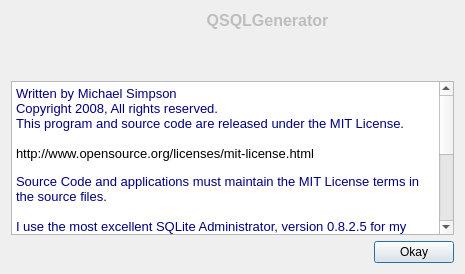
<?xml version="1.0" encoding="UTF-8"?>
<ui version="4.0">
 <class>AboutDialog</class>
 <widget class="QDialog" name="AboutDialog">
  <property name="geometry">
   <rect>
    <x>0</x>
    <y>0</y>
    <width>465</width>
    <height>274</height>
   </rect>
  </property>
  <property name="windowTitle">
   <string>About QSQLGenerator</string>
  </property>
  <property name="windowIcon">
   <iconset>
    <normaloff>:/templates/Resources/QTSqliteGen.png</normaloff>:/templates/Resources/QTSqliteGen.png</iconset>
  </property>
  <property name="modal">
   <bool>true</bool>
  </property>
  <layout class="QVBoxLayout" name="verticalLayout_2">
   <item>
    <layout class="QHBoxLayout" name="horizontalLayout_2">
     <item>
      <widget class="QLabel" name="label">
       <property name="sizePolicy">
        <sizepolicy hsizetype="Preferred" vsizetype="Preferred">
         <horstretch>0</horstretch>
         <verstretch>0</verstretch>
        </sizepolicy>
       </property>
       <property name="minimumSize">
        <size>
         <width>64</width>
         <height>64</height>
        </size>
       </property>
       <property name="maximumSize">
        <size>
         <width>64</width>
         <height>64</height>
        </size>
       </property>
       <property name="text">
        <string/>
       </property>
       <property name="pixmap">
        <pixmap resource="QTSqlGen.qrc">:/templates/Resources/About.png</pixmap>
       </property>
       <property name="scaledContents">
        <bool>true</bool>
       </property>
      </widget>
     </item>
     <item>
      <layout class="QVBoxLayout" name="verticalLayout">
       <item>
        <widget class="QLabel" name="label_2">
         <property name="enabled">
          <bool>false</bool>
         </property>
         <property name="font">
          <font>
           <pointsize>12</pointsize>
           <weight>75</weight>
           <bold>true</bold>
          </font>
         </property>
         <property name="text">
          <string>QSQLGenerator</string>
         </property>
         <property name="alignment">
          <set>Qt::AlignCenter</set>
         </property>
        </widget>
       </item>
       <item>
        <spacer name="verticalSpacer">
         <property name="orientation">
          <enum>Qt::Vertical</enum>
         </property>
         <property name="sizeHint" stdset="0">
          <size>
           <width>20</width>
           <height>4</height>
          </size>
         </property>
        </spacer>
       </item>
      </layout>
     </item>
    </layout>
   </item>
   <item>
    <widget class="QTextBrowser" name="textBrowser">
     <property name="sizePolicy">
      <sizepolicy hsizetype="Preferred" vsizetype="Preferred">
       <horstretch>0</horstretch>
       <verstretch>0</verstretch>
      </sizepolicy>
     </property>
     <property name="html">
      <string>&lt;!DOCTYPE HTML PUBLIC &quot;-//W3C//DTD HTML 4.0//EN&quot; &quot;http://www.w3.org/TR/REC-html40/strict.dtd&quot;&gt;
&lt;html&gt;&lt;head&gt;&lt;meta name=&quot;qrichtext&quot; content=&quot;1&quot; /&gt;&lt;style type=&quot;text/css&quot;&gt;
p, li { white-space: pre-wrap; }
&lt;/style&gt;&lt;/head&gt;&lt;body style=&quot; font-family:'MS Shell Dlg 2'; font-size:8.25pt; font-weight:400; font-style:normal;&quot;&gt;
&lt;p style=&quot; margin-top:0px; margin-bottom:0px; margin-left:0px; margin-right:0px; -qt-block-indent:0; text-indent:0px;&quot;&gt;&lt;span style=&quot; font-size:10pt; color:#00007f;&quot;&gt;Written by Michael Simpson&lt;/span&gt;&lt;/p&gt;
&lt;p style=&quot; margin-top:0px; margin-bottom:0px; margin-left:0px; margin-right:0px; -qt-block-indent:0; text-indent:0px;&quot;&gt;&lt;span style=&quot; font-size:10pt; color:#00007f;&quot;&gt;Copyright 2008, All rights reserved.&lt;/span&gt;&lt;/p&gt;
&lt;p style=&quot; margin-top:0px; margin-bottom:0px; margin-left:0px; margin-right:0px; -qt-block-indent:0; text-indent:0px;&quot;&gt;&lt;span style=&quot; font-size:10pt; color:#00007f;&quot;&gt;This program and source code are released under the MIT License.&lt;/span&gt;&lt;/p&gt;
&lt;p style=&quot;-qt-paragraph-type:empty; margin-top:0px; margin-bottom:0px; margin-left:0px; margin-right:0px; -qt-block-indent:0; text-indent:0px; font-size:10pt; color:#00007f;&quot;&gt;&lt;br /&gt;&lt;/p&gt;
&lt;p style=&quot; margin-top:0px; margin-bottom:0px; margin-left:0px; margin-right:0px; -qt-block-indent:0; text-indent:0px;&quot;&gt;&lt;span style=&quot; font-size:10pt; color:#000000;&quot;&gt;http://www.opensource.org/licenses/mit-license.html&lt;/span&gt;&lt;/p&gt;
&lt;p style=&quot;-qt-paragraph-type:empty; margin-top:0px; margin-bottom:0px; margin-left:0px; margin-right:0px; -qt-block-indent:0; text-indent:0px; font-size:8pt;&quot;&gt;&lt;br /&gt;&lt;/p&gt;
&lt;p style=&quot; margin-top:0px; margin-bottom:0px; margin-left:0px; margin-right:0px; -qt-block-indent:0; text-indent:0px;&quot;&gt;&lt;span style=&quot; font-size:10pt; color:#00007f;&quot;&gt;Source Code and applications must maintain the MIT License terms in the source files.&lt;/span&gt;&lt;/p&gt;
&lt;p style=&quot;-qt-paragraph-type:empty; margin-top:0px; margin-bottom:0px; margin-left:0px; margin-right:0px; -qt-block-indent:0; text-indent:0px; font-size:10pt; color:#00007f;&quot;&gt;&lt;br /&gt;&lt;/p&gt;
&lt;p style=&quot; margin-top:0px; margin-bottom:0px; margin-left:0px; margin-right:0px; -qt-block-indent:0; text-indent:0px;&quot;&gt;&lt;span style=&quot; font-size:10pt; color:#00007f;&quot;&gt;I use the most excellent SQLite Administrator, version 0.8.2.5 for my SQLite database generation needs.  QT Sqlite Generator understands most of the types defined in that application.  You can find more information about SQLite Adminstrator at:&lt;/span&gt;&lt;/p&gt;
&lt;p style=&quot; margin-top:0px; margin-bottom:0px; margin-left:0px; margin-right:0px; -qt-block-indent:0; text-indent:0px;&quot;&gt;&lt;span style=&quot; font-size:10pt; color:#000000;&quot;&gt;http://www.orbmu2k.de&lt;/span&gt;&lt;span style=&quot; font-size:10pt; color:#00007f;&quot;&gt;.&lt;/span&gt;&lt;/p&gt;
&lt;p style=&quot;-qt-paragraph-type:empty; margin-top:0px; margin-bottom:0px; margin-left:0px; margin-right:0px; -qt-block-indent:0; text-indent:0px; font-size:10pt; color:#00007f;&quot;&gt;&lt;br /&gt;&lt;/p&gt;
&lt;p style=&quot; margin-top:0px; margin-bottom:0px; margin-left:0px; margin-right:0px; -qt-block-indent:0; text-indent:0px;&quot;&gt;&lt;span style=&quot; font-size:10pt; color:#00007f;&quot;&gt;This application powered by Sqlite.  A very large thank you to Richard Hipp for writing Sqlite.  His generosity spurs additional generosity, such as this application. You can find it at:&lt;/span&gt;&lt;/p&gt;
&lt;p style=&quot; margin-top:0px; margin-bottom:0px; margin-left:0px; margin-right:0px; -qt-block-indent:0; text-indent:0px;&quot;&gt;&lt;span style=&quot; font-size:10pt; color:#000000;&quot;&gt;http://www.sqlite.org&lt;/span&gt;&lt;span style=&quot; font-size:10pt; color:#00007f;&quot;&gt;. &lt;/span&gt;&lt;/p&gt;
&lt;p style=&quot; margin-top:0px; margin-bottom:0px; margin-left:0px; margin-right:0px; -qt-block-indent:0; text-indent:0px;&quot;&gt;&lt;span style=&quot; font-size:10pt; color:#00007f;&quot;&gt;Mr. Hipp also sells an encryption add on.  Well worth the money and is usable with QT Sqlite Code Generator.&lt;/span&gt;&lt;/p&gt;&lt;/body&gt;&lt;/html&gt;</string>
     </property>
    </widget>
   </item>
   <item>
    <layout class="QHBoxLayout" name="horizontalLayout">
     <item>
      <spacer name="horizontalSpacer">
       <property name="orientation">
        <enum>Qt::Horizontal</enum>
       </property>
       <property name="sizeHint" stdset="0">
        <size>
         <width>40</width>
         <height>20</height>
        </size>
       </property>
      </spacer>
     </item>
     <item>
      <widget class="QPushButton" name="_okButton">
       <property name="text">
        <string>Okay</string>
       </property>
       <property name="default">
        <bool>true</bool>
       </property>
      </widget>
     </item>
    </layout>
   </item>
  </layout>
 </widget>
 <resources>
  <include location="QTSqlGen.qrc"/>
 </resources>
 <connections/>
</ui>
